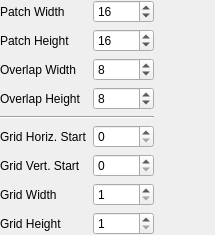
<?xml version="1.0" encoding="UTF-8"?>
<ui version="4.0">
 <class>Form</class>
 <widget class="QWidget" name="Form">
  <property name="geometry">
   <rect>
    <x>0</x>
    <y>0</y>
    <width>215</width>
    <height>219</height>
   </rect>
  </property>
  <property name="windowTitle">
   <string>Form</string>
  </property>
  <layout class="QVBoxLayout" name="verticalLayout">
   <property name="margin">
    <number>0</number>
   </property>
   <item>
    <layout class="QGridLayout" name="gridLayout">
     <item row="10" column="0">
      <spacer name="verticalSpacer">
       <property name="orientation">
        <enum>Qt::Vertical</enum>
       </property>
       <property name="sizeHint" stdset="0">
        <size>
         <width>20</width>
         <height>40</height>
        </size>
       </property>
      </spacer>
     </item>
     <item row="8" column="0">
      <widget class="QLabel" name="label_6">
       <property name="text">
        <string>Grid Width</string>
       </property>
      </widget>
     </item>
     <item row="0" column="0">
      <widget class="QLabel" name="label">
       <property name="text">
        <string>Patch Width</string>
       </property>
      </widget>
     </item>
     <item row="0" column="2">
      <spacer name="horizontalSpacer">
       <property name="orientation">
        <enum>Qt::Horizontal</enum>
       </property>
       <property name="sizeHint" stdset="0">
        <size>
         <width>40</width>
         <height>20</height>
        </size>
       </property>
      </spacer>
     </item>
     <item row="1" column="0">
      <widget class="QLabel" name="label_2">
       <property name="text">
        <string>Patch Height </string>
       </property>
      </widget>
     </item>
     <item row="2" column="0">
      <widget class="QLabel" name="label_3">
       <property name="text">
        <string>Overlap Width</string>
       </property>
      </widget>
     </item>
     <item row="0" column="1">
      <widget class="QSpinBox" name="patchWidthSpinBox">
       <property name="minimum">
        <number>1</number>
       </property>
       <property name="maximum">
        <number>1024</number>
       </property>
       <property name="value">
        <number>16</number>
       </property>
      </widget>
     </item>
     <item row="1" column="1">
      <widget class="QSpinBox" name="patchHeightSpinBox">
       <property name="minimum">
        <number>1</number>
       </property>
       <property name="maximum">
        <number>1024</number>
       </property>
       <property name="value">
        <number>16</number>
       </property>
      </widget>
     </item>
     <item row="6" column="1">
      <widget class="QSpinBox" name="gridStartHorizontalSpinBox">
       <property name="minimum">
        <number>0</number>
       </property>
       <property name="maximum">
        <number>10000</number>
       </property>
       <property name="value">
        <number>0</number>
       </property>
      </widget>
     </item>
     <item row="6" column="0">
      <widget class="QLabel" name="label_4">
       <property name="text">
        <string>Grid Horiz. Start</string>
       </property>
      </widget>
     </item>
     <item row="7" column="0">
      <widget class="QLabel" name="label_5">
       <property name="text">
        <string>Grid Vert. Start</string>
       </property>
      </widget>
     </item>
     <item row="7" column="1">
      <widget class="QSpinBox" name="gridStartVerticalSpinBox">
       <property name="minimum">
        <number>0</number>
       </property>
       <property name="maximum">
        <number>10000</number>
       </property>
       <property name="value">
        <number>0</number>
       </property>
      </widget>
     </item>
     <item row="9" column="0">
      <widget class="QLabel" name="label_7">
       <property name="text">
        <string>Grid Height</string>
       </property>
      </widget>
     </item>
     <item row="8" column="1">
      <widget class="QSpinBox" name="gridWidthSpinBox">
       <property name="minimum">
        <number>1</number>
       </property>
       <property name="maximum">
        <number>10000</number>
       </property>
       <property name="value">
        <number>1</number>
       </property>
      </widget>
     </item>
     <item row="9" column="1">
      <widget class="QSpinBox" name="gridHeightSpinBox">
       <property name="minimum">
        <number>1</number>
       </property>
       <property name="maximum">
        <number>10000</number>
       </property>
       <property name="value">
        <number>1</number>
       </property>
      </widget>
     </item>
     <item row="4" column="0">
      <widget class="QLabel" name="label_8">
       <property name="text">
        <string>Overlap Height</string>
       </property>
      </widget>
     </item>
     <item row="2" column="1">
      <widget class="QSpinBox" name="patchOverlapHorizontalSpinBox">
       <property name="minimum">
        <number>0</number>
       </property>
       <property name="value">
        <number>8</number>
       </property>
      </widget>
     </item>
     <item row="4" column="1">
      <widget class="QSpinBox" name="patchOverlapVerticalSpinBox">
       <property name="minimum">
        <number>0</number>
       </property>
       <property name="value">
        <number>8</number>
       </property>
      </widget>
     </item>
     <item row="5" column="0" colspan="2">
      <widget class="Line" name="line">
       <property name="orientation">
        <enum>Qt::Horizontal</enum>
       </property>
      </widget>
     </item>
    </layout>
   </item>
  </layout>
 </widget>
 <tabstops>
  <tabstop>patchWidthSpinBox</tabstop>
  <tabstop>patchHeightSpinBox</tabstop>
  <tabstop>patchOverlapHorizontalSpinBox</tabstop>
  <tabstop>patchOverlapVerticalSpinBox</tabstop>
  <tabstop>gridStartHorizontalSpinBox</tabstop>
  <tabstop>gridStartVerticalSpinBox</tabstop>
  <tabstop>gridWidthSpinBox</tabstop>
  <tabstop>gridHeightSpinBox</tabstop>
 </tabstops>
 <resources/>
 <connections/>
</ui>
